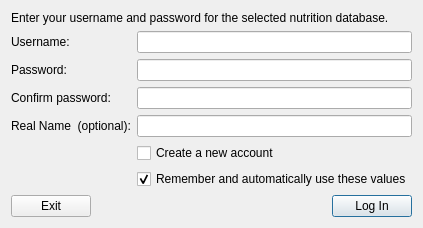
<?xml version="1.0" encoding="UTF-8"?>
<ui version="4.0">
 <class>UserLoginUI</class>
 <widget class="QDialog" name="UserLoginUI">
  <property name="geometry">
   <rect>
    <x>0</x>
    <y>0</y>
    <width>401</width>
    <height>216</height>
   </rect>
  </property>
  <property name="windowTitle">
   <string>UserLogin</string>
  </property>
  <property name="modal">
   <bool>true</bool>
  </property>
  <layout class="QVBoxLayout" name="verticalLayout">
   <item>
    <widget class="QLabel" name="lblInstructions">
     <property name="text">
      <string>Enter your username and password for the selected nutrition database.</string>
     </property>
     <property name="wordWrap">
      <bool>true</bool>
     </property>
    </widget>
   </item>
   <item>
    <layout class="QFormLayout" name="formLayout">
     <item row="0" column="0">
      <widget class="QLabel" name="lblUsername">
       <property name="text">
        <string>Username:</string>
       </property>
      </widget>
     </item>
     <item row="0" column="1">
      <widget class="QLineEdit" name="txtUsername"/>
     </item>
     <item row="1" column="0">
      <widget class="QLabel" name="lblPassword">
       <property name="text">
        <string>Password:</string>
       </property>
      </widget>
     </item>
     <item row="1" column="1">
      <widget class="QLineEdit" name="txtPassword">
       <property name="echoMode">
        <enum>QLineEdit::Password</enum>
       </property>
      </widget>
     </item>
     <item row="2" column="0">
      <widget class="QLabel" name="lblConfirm">
       <property name="text">
        <string>Confirm password:</string>
       </property>
      </widget>
     </item>
     <item row="2" column="1">
      <widget class="QLineEdit" name="txtConfirm">
       <property name="echoMode">
        <enum>QLineEdit::Password</enum>
       </property>
      </widget>
     </item>
     <item row="3" column="1">
      <widget class="QLineEdit" name="txtRealName"/>
     </item>
     <item row="3" column="0">
      <widget class="QLabel" name="lblRealName">
       <property name="text">
        <string>Real Name  (optional):</string>
       </property>
      </widget>
     </item>
     <item row="4" column="1">
      <widget class="QCheckBox" name="chkNewAccount">
       <property name="text">
        <string>Create a new account</string>
       </property>
      </widget>
     </item>
     <item row="5" column="1">
      <widget class="QCheckBox" name="chkRemember">
       <property name="text">
        <string>Remember and automatically use these values</string>
       </property>
       <property name="checked">
        <bool>true</bool>
       </property>
      </widget>
     </item>
    </layout>
   </item>
   <item>
    <layout class="QHBoxLayout" name="horizontalLayout">
     <item>
      <widget class="QPushButton" name="btnExit">
       <property name="text">
        <string>Exit</string>
       </property>
      </widget>
     </item>
     <item>
      <spacer name="horizontalSpacer">
       <property name="orientation">
        <enum>Qt::Horizontal</enum>
       </property>
       <property name="sizeHint" stdset="0">
        <size>
         <width>40</width>
         <height>20</height>
        </size>
       </property>
      </spacer>
     </item>
     <item>
      <widget class="QPushButton" name="btnLogIn">
       <property name="text">
        <string>Log In</string>
       </property>
       <property name="default">
        <bool>true</bool>
       </property>
      </widget>
     </item>
    </layout>
   </item>
  </layout>
 </widget>
 <layoutdefault spacing="6" margin="11"/>
 <resources/>
 <connections/>
</ui>
